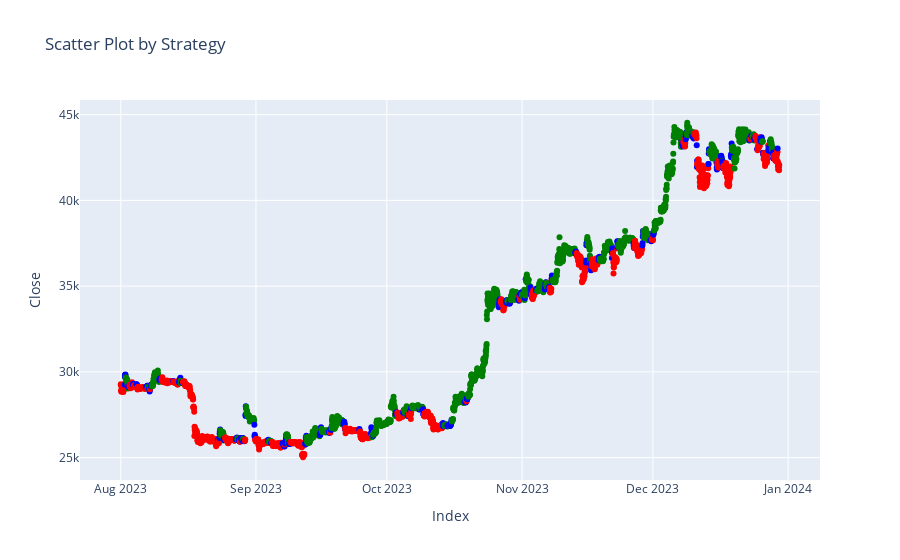

Here is the notebook cell this chart was saved with:
### Code cell
import pandas as pd
import plotly.graph_objects as go

# Define colors based on strategy
colors = activities['Strategy'].map({'Buy': 'green', 'Sell': 'red'}).fillna('blue')

# Create scatter plot
fig = go.Figure()

fig.add_trace(go.Scatter(
    x=activities.index,
    y=activities['close_x'],
    mode='markers',  # Use markers to create a scatter plot
    marker=dict(color=colors),  # Assign colors based on strategy
    # text=df['Strategy'],  # Optionally, display the strategy as hover text
))

# Update layout if needed
fig.update_layout(
    title="Scatter Plot by Strategy",
    xaxis_title="Index",
    yaxis_title="Close",
    legend_title="Strategy",
)

# Show plot
fig.show()

### Figure 1 — Plotly figure (JSON) as saved in the notebook; plotly's stock layout.template omitted (floating-point values rounded to 4 significant figures; data arrays with more than 128 entries replaced by an {"elided": "..."} marker saying what was removed)
{"data": [{"marker": {"color": {"elided": "3624 str values"}}, "mode": "markers", "type": "scatter", "x": {"elided": "3624 str values"}, "y": {"elided": "3624 float values"}}], "layout": {"autosize": true, "legend": {"title": {"text": "Strategy"}}, "title": {"text": "Scatter Plot by Strategy"}, "xaxis": {"autorange": true, "range": ["2023-07-23 01:08:13.4125", "2024-01-07 21:51:46.5875"], "title": {"text": "Index"}, "type": "date"}, "yaxis": {"autorange": true, "range": [23410.0, 46140.0], "title": {"text": "Close"}, "type": "linear"}}}
